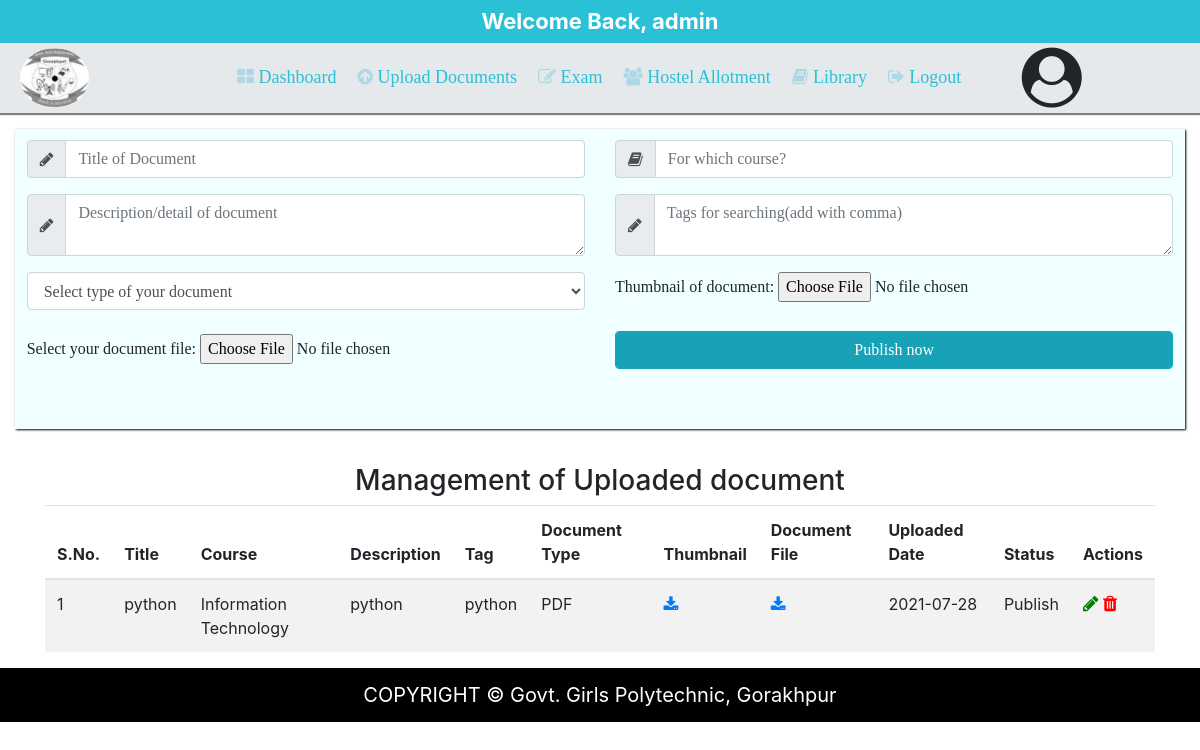
Screenshot of /uploaddocuments.php (signed in) with the database file from the repository.
### tables this page shows
CREATE TABLE `studydocument` (
  `id` int(11) NOT NULL,
  `title` varchar(200) NOT NULL,
  `course` varchar(50) NOT NULL,
  `description` text NOT NULL,
  `tag` text NOT NULL,
  `doctype` varchar(50) NOT NULL,
  `thumbnail` varchar(300) NOT NULL,
  `documentname` varchar(300) NOT NULL,
  `date` varchar(50) NOT NULL,
  `status` varchar(50) NOT NULL,
  `userid` varchar(200) DEFAULT NULL
);

### uploaddocuments.php (the view, shortened to what this page needs)
<?php include('master.php');?>
<!DOCTYPE html>
<html lang="en">
<head>
</head>
<body>
    <div class="container-fluid">
    <?php include('adminheader.php');?>
    <div class="container-fluid" style="margin-top:8%;margin-right:8%;">
    <div class="row">
    <div class="col-sm-12" style="margin-top:3%;margin-bottom:3%;padding:1%;min-height:300px;font-size:14px;font-family:'calibri';background:azure;box-shadow:1px 1px 2px black">
    <form action="" method="post" enctype="multipart/form-data">
    <div class="row">
    <div class="col-sm-6">
    <div class="input-group mb-3">
  <div class="input-group-prepend">
    <span class="input-group-text" id="basic-addon1"><i class="fa fa-pencil"></i></span>
  </div>
  <input type="text" class="form-control" required placeholder="Title of Document" name="title" aria-label="Username" aria-describedby="basic-addon1">
</div>
    </div>
	   <div class="col-sm-6">
    <div class="input-group mb-3">
  <div class="input-group-prepend">
    <span class="input-group-text" id="basic-addon1"><i class="fa fa-book"></i></span>
  </div>
  <input type="text" class="form-control" required  placeholder="For which course?" name="course" aria-label="Username" aria-describedby="basic-addon1">
</div>
    </div>
    <div class="col-sm-6">
    <div class="input-group mb-3">
  <div class="input-group-prepend">
    <span class="input-group-text" id="basic-addon1"><i class="fa fa-pencil"></i></span>
  </div>
  <textarea class="form-control" row="4" required placeholder="Description/detail of document" name="description" aria-label="Username" aria-describedby="basic-addon1"></textarea>
</div>
    </div>
    <div class="col-sm-6">
    <div class="input-group mb-3">
  <div class="input-group-prepend">
    <span class="input-group-text" id="basic-addon1"><i class="fa fa-pencil"></i></span>
  </div>
  <textarea class="form-control" row="4" required placeholder="Tags for searching(add with comma)" name="tag" aria-label="Username" aria-describedby="basic-addon1"></textarea>
</div>
    </div>
    <div class="col-sm-6">
    <select class="form-control" name="doctype">
    <option>Select type of your document</option>
    </select>
    </div>
    <div class="col-sm-6" style="font-size:16px;">
    Thumbnail of document: <input type="file" required name="thumbnail" />
    </div>
    <div class="col-sm-6" style="font-size:16px;"><br/>
    Select your document file: <input type="file" required name="document" />
    </div>
    <div class="col-sm-6"><br/>
    <input type="submit" class="form-control btn btn-info" value="Publish now" name="sub" />
    </div>
    </div>
    </form>
    </div>
    </div>
    </div>
	</div>
  <div class="container">
    <div class="col-sm-12" style="text-align:center"><h3>Management of Uploaded document</h3></div>
  <table class="table table-striped">
  <thead>
    <tr>
      <th scope="col">S.No.</th>
      <th scope="col">Title</th>
      <th scope="col">Course</th>
      <th scope="col">Description</th>
      <th scope="col">Tag</th>
      <th scope="col">Document Type</th>
      <th scope="col">Thumbnail</th>
      <th scope="col">Document File</th>
      <th scope="col">Uploaded Date</th>
      <th scope="col">Status</th>
      <th scope="col">Actions</th>
    </tr>
  </thead>
  <tbody>
<?php
$con=mysqli_connect("localhost","root","","collegemanagement");
$user=$_SESSION['adminuser'];
$query="SELECT * FROM studydocument WHERE userid='$user' ORDER BY id DESC";
$data=mysqli_query($con,$query);
$i=1;
while($r=mysqli_fetch_array($data))
{
  ?>
  <tr>
    <td><?php echo $i ?></td>
    <td><?php echo $r[1]; ?></td>
    <td><?php echo $r[2]; ?></td>
    <td><?php echo $r[3]; ?></td>
    <td><?php echo $r[4]; ?></td>
    <td><?php echo $r[5]; ?></td>
    <td><a href="thumbnail/<?php echo $r[6];?>"><i class="fa fa-download"></i></a></td>
    <td><a href="document/<?php echo $r[7];?>"><i class="fa fa-download"></i></a></td>
    <td><?php echo $r[8]; ?></td>
    <td><?php echo $r[9]; ?></td>
    <td><a href="editdocuments.php?id1=<?php echo $r[0]?>"<i class="fa fa-pencil" style="color:green;font-size:18px;"></i></a>
    <a onclick="return confirm_delete()" href="uploaddocuments.php?id1=<?php echo $r[0]?>"<i class="fa fa-trash" style="color:red;font-size:18px;"></i></a>
  </td>
  </tr>
  <?php
  $i++;
}
?>
  </tbody>
</table>
  </div>
  <div>
    <?php include('footer.php');?>
  </div>
</body>
</html>

### rows the page displays
studydocument: title "python", course "Information Technology", description "python", tag "python", doctype "PDF", date "2021-07-28", status "Publish"

### other values shown
$_SESSION['adminuser'] "admin"
